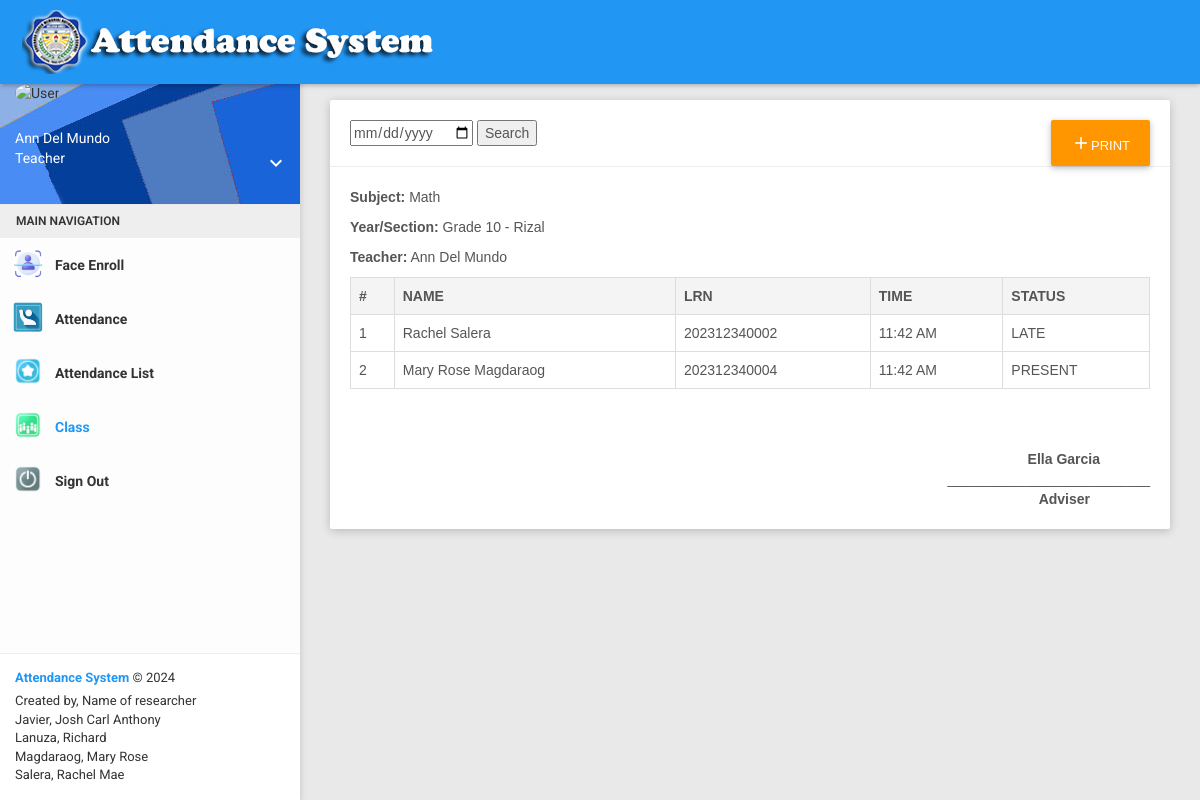
The page /main/studclassattendance.php?classId=12 (signed in) on the database its author committed.
### tables this page shows
CREATE TABLE `tbl_class` (
  `id` int(11) NOT NULL,
  `facId` int(11) NOT NULL,
  `grade` varchar(50) NOT NULL,
  `section` text NOT NULL,
  `subject` varchar(255) NOT NULL DEFAULT 'Science',
  `start` text NOT NULL,
  `end` text NOT NULL,
  `status` enum('Active','Inactive') NOT NULL DEFAULT 'Active',
  `classyr` varchar(25) NOT NULL
);

CREATE TABLE `tbl_users` (
  `id` int(11) NOT NULL,
  `fname` text NOT NULL,
  `lname` text NOT NULL,
  `role` text NOT NULL,
  `username` text NOT NULL,
  `password` text NOT NULL,
  `pic` varchar(255) DEFAULT 'default.png',
  `status` enum('Active','Deleted') NOT NULL DEFAULT 'Active',
  `uid` varchar(100) NOT NULL
);

CREATE TABLE `tbl_inout` (
  `id` int(11) NOT NULL,
  `stud_id` int(11) NOT NULL,
  `classId` int(11) NOT NULL,
  `xdate` date DEFAULT NULL,
  `xtime` time DEFAULT NULL,
  `status` varchar(50) NOT NULL COMMENT 'In,Out',
  `details` varchar(255) NOT NULL,
  `io_uid` varchar(100) NOT NULL,
  `attendance_uid` varchar(100) NOT NULL,
  `class_status` varchar(50) NOT NULL,
  `created_at` datetime NOT NULL DEFAULT current_timestamp()
);

CREATE TABLE `tbl_students` (
  `id` int(11) NOT NULL,
  `studNo` text NOT NULL,
  `fname` text NOT NULL,
  `lname` text NOT NULL,
  `mname` text NOT NULL,
  `bday` varchar(50) NOT NULL,
  `age` int(11) NOT NULL,
  `username` text NOT NULL,
  `password` text NOT NULL,
  `email` text NOT NULL,
  `contact` text NOT NULL,
  `address` text NOT NULL,
  `gender` enum('Male','Female') NOT NULL,
  `section` text NOT NULL,
  `gr_yr` varchar(50) NOT NULL,
  `status` enum('Active','Inactive') NOT NULL DEFAULT 'Inactive',
  `pic` varchar(255) NOT NULL DEFAULT 'default.png',
  `trackFace` varchar(255) NOT NULL DEFAULT '0',
  `TrainedFaces` varchar(255) NOT NULL,
  `logStatus` varchar(50) NOT NULL
);

CREATE TABLE `tbl_settings_constants` (
  `id` int(11) NOT NULL,
  `category` varchar(100) DEFAULT NULL,
  `value` varchar(100) DEFAULT NULL,
  `sub_value` varchar(100) DEFAULT NULL,
  `adviser` varchar(250) NOT NULL,
  `description` text NOT NULL
);

### config.php (called while the page is built, shortened)
<?php
function db_connect()
{
  $hostname="localhost";
  $username="root";
  $password="";
  $dbname="webfaceattendancedb";
    $db = new PDO("mysql:host=$hostname;dbname=$dbname", $username, $password);
    $db->setAttribute(PDO::ATTR_ERRMODE, PDO::ERRMODE_EXCEPTION);
    return $db;
}
function my_query($qry)
{
    $db = db_connect();
    $query = $qry;
    $value = $db->query($query);
    return $value;
}
function format_time($val)
{
    if ($val <> '') {
        $val = date('g:i A', strtotime($val));
    }
    return $val;
}
?>

### main/studclassattendance.php (the view, shortened to what this page needs)
<?php
include_once('layout/head.php');
?>
<!DOCTYPE html>
<html lang="en">
<head>
</head>
<body>
    <section class="content">
        <div class="container-fluid">
            <div>
                <div class="row clearfix">
                    <div class="col-lg-12 col-md-12 col-sm-12 col-xs-12">
                        <div class="card">
                            <div class="header">
                                <?php if ($_SESSION['role'] == 'Teacher') { ?>
                                    <a href="printview.php" class="btn right btn-warning  waves-effect waves-light yellow darken-4">
                                        <i class="material-icons">add</i>PRINT </a>
                                <?php } else { ?>
                                    <a href="printview.php" class="btn right btn-warning  waves-effect waves-light yellow darken-4">
                                        <i class="material-icons">print</i>PRINT VIEW </a>
                                <?php } ?>
                                <form action="" method="GET">
                                    <input type="date" value="<?= (isset($_GET['dt']) ? $_GET['dt'] : '');  ?>" name="dt" required>
                                    <button type="submit" name="s">Search</button>
                                </form>
                            </div>
                            <div id="printableArea" class="body">
                                <?php
                                $classId = $_SESSION['classId'];
                                $dt = "";
                                $id = 1;
                                $result = my_query("SELECT *,
                                                                                CONCAT(stud.fname, ' ', stud.lname) AS student,
                                                                                in_out.id AS id,
                                                                                in_out.status, in_out.xtime, stud.studNo
                                                                                FROM tbl_inout AS in_out
                                                                                INNER JOIN tbl_students AS stud ON stud.id = in_out.stud_id
                                                                                INNER JOIN tbl_class AS class ON class.id = in_out.classId
                                                                                INNER JOIN tbl_users AS user ON user.id = class.facId
                                                                                INNER JOIN tbl_settings_constants AS settings ON settings.value = class.section AND settings.sub_value = class.grade
                                                                                WHERE in_out.classId='$classId' $dt
                                                                                GROUP BY stud_id,classId,xdate ORDER BY in_out.id DESC");
                                $data = $result->fetch();
                                if ($data) {
                                    echo "<p><strong>Subject:</strong> " . htmlspecialchars($data['subject']) . "</p>";
                                    echo "<p><strong>Year/Section:</strong> " . htmlspecialchars($data['grade']) . " - " . htmlspecialchars($data['section']) . "</p>";
                                    echo "<p><strong>Teacher:</strong> " . htmlspecialchars($data['fname']) . " " . htmlspecialchars($data['lname']) . "</p>";
                                }
                                ?>
                                <table>
                                    <tr class="header-row">
                                        <th>#</th>
                                        <th>NAME</th>
                                        <th>LRN</th>
                                        <th>TIME</th>
                                        <th>STATUS</th>
                                    </tr>
                                    <?php
                                    $result->execute();
                                    if ($result->rowCount() > 0) {
                                        while ($row = $result->fetch()) {
                                            echo "<tr>";
                                            echo "<td>" . htmlspecialchars($id++) . "</td>";
                                            echo "<td>" . htmlspecialchars($row['student']) . "</td>";
                                            echo "<td>" . htmlspecialchars($row['studNo']) . "</td>";
                                            echo "<td>" . htmlspecialchars(format_time($row['xtime'])) . "</td>";
                                            echo "<td class='" . (($row['status'] === 'On Time') ? 'on-time' : '') . "'>" . htmlspecialchars($row['status']) . "</td>";
                                            echo "</tr>";
                                        }
                                    } else {
                                        echo "<tr><td colspan='5'>No data available</td></tr>";
                                    }
                                    ?>
                                </table><br>
                                <?php
                                if (isset($data['adviser']) && !empty($data['adviser'])) {
                                    echo "<div style='margin-top: 20px;'>";
                                    echo "<div style='text-align: right; font-weight: bold; padding-right: 50px'>" . htmlspecialchars($data['adviser']) . "</div>";
                                    echo "<div style='text-align: right;'>__________________________</div>";
                                    echo "<div style='text-align: right; font-weight: bold; padding-right: 60px;'>Adviser</div>";
                                    echo "</div>";
                                }
                                ?>
                            </div>
                        </div>
                    </div>
                </div>
            </div>
        </div>
    </section>
</body>
</html>
<?php include_once('layout/footer.php'); ?>

### main/studclassattendance.php (style rules this page uses)
body { font-family: Arial, sans-serif; margin: 0; padding: 0; }
table { width: 100%; border-collapse: collapse; margin-bottom: 20px; }
th, td { border: 1px solid #ddd; padding: 8px; text-align: left; }
th { background-color: #f4f4f4; }
.header-row { background-color: #e9e9e9; font-weight: bold; }
.btn { padding: 10px 20px; background-color: #007bff; color: white; text-decoration: none; border-radius: 5px; font-size: 16px; display: inline-block; transition: background-color 0.3s; }

### rows shown on the page
tbl_class: subject "Math", grade "Grade 10", section "Rizal"
tbl_users: fname "Ann", lname "Del Mundo"
tbl_inout: student "Rachel Salera", tbl_students.studNo "202312340002", xtime "11:42 AM", status "LATE"
tbl_inout: student "Mary Rose Magdaraog", tbl_students.studNo "202312340004", xtime "11:42 AM", status "PRESENT"
tbl_settings_constants: adviser "Ella Garcia"

### other values the page prints
$_SESSION['name'] "Ann Del Mundo"
$user_role "Teacher"
$system_title "Attendance System"
